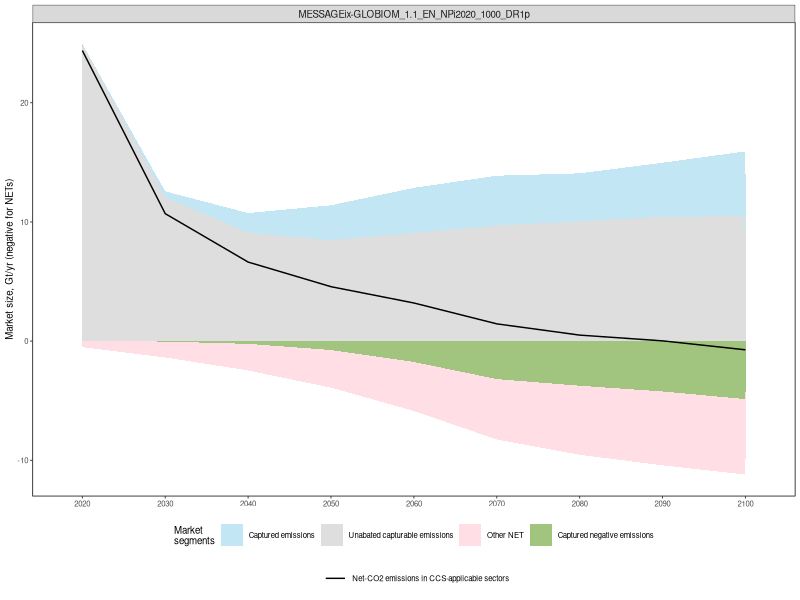

Generate this figure with R:
#Code for the article Kazlou T., Cherp A., Jewell J.
#Feasible deployment of carbon capture and storage and the requirements of climate targets

#Estimating the future potential market for CCS technologies based on scenario emission data (replication of Supplementary Figure 4)
#Working directory should be set to the directory containing input files
#Necessary packages (should be installed)

library(tidyverse)
library(writexl)
`%nin%` = Negate(`%in%`)

scenario <- read_csv("single_scenario.csv") #set the path to the source file "single_scenario.csv"

#Step 1: calculating final (net) CO2 emissions
step1 <- scenario  %>%
  filter(Variable %in% c("Emissions|CO2|Energy|Demand|Industry", "Emissions|CO2|Energy|Supply",
                         "Emissions|CO2|Industrial Processes", "Emissions|CO2|Waste", "Emissions|CO2|Other")) %>% 
  select(model_scenario, Variable, Category, `2020`, `2030`, `2040`, `2050`, `2060`, `2070`, `2080`, `2090`, `2100`) %>% 
  pivot_longer(cols = -c("model_scenario", "Category", "Variable"), names_to = "Year") %>% 
  group_by(model_scenario, Year, Category) %>% 
  summarise(value = sum(value))

#Step 2: creating a dataset for non-NET CCS AND changing zeros into actual values
step2 <- scenario %>% select(-...1) %>% mutate(Variable = chartr("|", "_", Variable)) %>% 
  pivot_longer(cols = -c("model_scenario", "Category", "Variable"), names_to = "Year") %>%
  pivot_wider(names_from = Variable) %>% rename_with(make.names) %>% 
  group_by(model_scenario, Year, Category) %>%
  mutate(nonnetCCS = Carbon.Sequestration_CCS  - coalesce(Carbon.Sequestration_CCS_Biomass, 0), Year = as.factor(Year)) %>% 
  select(c("model_scenario", "Year", "Category", "nonnetCCS"))

step2$nonnetCCS[step2$nonnetCCS < 34.62] <- 34.62

#Step 3: subsetting DACCS
step3 <- scenario  %>% 
  filter(Variable == "Carbon Sequestration|Direct Air Capture") %>% 
  select(model_scenario, Variable, Category, `2020`, `2030`, `2040`, `2050`, `2060`, `2070`, `2080`, `2090`, `2100`) %>%
  pivot_longer(cols = -c("model_scenario", "Category", "Variable"), names_to = "Year") %>% 
  group_by(model_scenario, Year, Category) %>% summarise(value = abs(value)) 

#Step 4-5: subsetting BECCS and adding it to DACCS from the previous step
step4 <- scenario %>%
  filter(Variable == "Carbon Sequestration|CCS|Biomass") %>%
  select(model_scenario, Variable, Category, `2020`, `2030`, `2040`, `2050`, `2060`, `2070`, `2080`, `2090`, `2100`) %>%
  pivot_longer(cols = -c("model_scenario", "Category", "Variable"), names_to = "Year") %>% 
  group_by(model_scenario, Year, Category) %>% summarise(value = abs(value)) 
step4$Year <- as.factor(step4$Year)

step5 <- rbind(step3, step4) %>% 
  group_by(model_scenario, Year, Category) %>% summarise(value = sum(value)) %>% rename(bedaccs = value)

#Step 6-7: combining the three resulting datasets
step6 <- left_join(step1, step2, by = c("model_scenario", "Year", "Category")) #nonnetCCS and net emissions
step7 <- left_join(step5, step6, by = c("model_scenario", "Year", "Category")) %>% rename(f_emissions = value) %>%
  unique() %>% ungroup()  #nonnetCCS, net emissions, and netCCS

#Step 8: creating non-CCS NET dataset
step8 <- scenario  %>%
  filter(Variable %in% c("Carbon Sequestration|Enhanced Weathering", "Carbon Sequestration|Land Use",
                         "Carbon Sequestration|Other", "Carbon Sequestration|Feedstocks")) %>% 
  select(model_scenario, Variable, Category, `2020`, `2030`, `2040`, `2050`, `2060`, `2070`, `2080`, `2090`, `2100`) %>%
  replace(is.na(.), 0) %>%
  pivot_longer(cols = -c("model_scenario", "Category", "Variable"), names_to = "Year") %>% 
  group_by(model_scenario, Year, Category) %>% summarise(value = sum(abs(value))) %>%
  rename(other_net = value) 

#Step 9: combining the two and calculating the final market
step9 <- left_join(step7, step8, by = c("model_scenario", "Year", "Category")) %>% 
  mutate(marketsize1 = coalesce(f_emissions,0) + coalesce(bedaccs,0) + coalesce(other_net,0) + coalesce(nonnetCCS,0) + coalesce(bedaccs,0)) 
  
#Plotting
step10 <- step9 %>%  
  mutate(f_emissions_act = f_emissions+bedaccs+coalesce(other_net,0), other_net = other_net*(-1), bedaccs = bedaccs*(-1)) %>% 
  select(-marketsize1) %>% 
  pivot_longer(cols = -c("model_scenario", "Category", "Year"), names_to = "Variable")
step10$Variable <- factor(step10$Variable, levels = c("f_emissions","nonnetCCS", "f_emissions_act", "other_net", "bedaccs" )) 

market_plot_sf <- ggplot(step10, aes(x=Year, y = value/1000))+
  geom_area(data = subset(step10, Variable != "f_emissions"), aes(fill = Variable, group = Variable), alpha = 0.5)+
  geom_line(data = subset(step10, Variable == "f_emissions"), aes(color = Variable, group = model_scenario))+
  scale_fill_manual("Market\nsegments", labels = c("Captured emissions", "Unabated capturable emissions", "Other NET", "Captured negative emissions"), values = c("skyblue", "grey", "pink", "chartreuse4"))+
  scale_color_manual("", labels = c("Net-CO2 emissions in CCS-applicable sectors"), values = c("black"))+
  labs(y = "Market size, Gt/yr (negative for NETs)")+
  facet_wrap(vars(model_scenario), ncol = 2)+
  theme_bw(base_size = 7)+
  theme(legend.position = "bottom", legend.direction = "horizontal", legend.box = "vertical", axis.title.x = element_blank(), panel.grid = element_blank(),
        strip.text.x = element_text(size = 7))
ggsave("sf4.png", dpi = 500, width = 140, height = 140, unit = "mm", path = "./")
#saves a PNG file of Supplementary Figure 2 in the working directory
